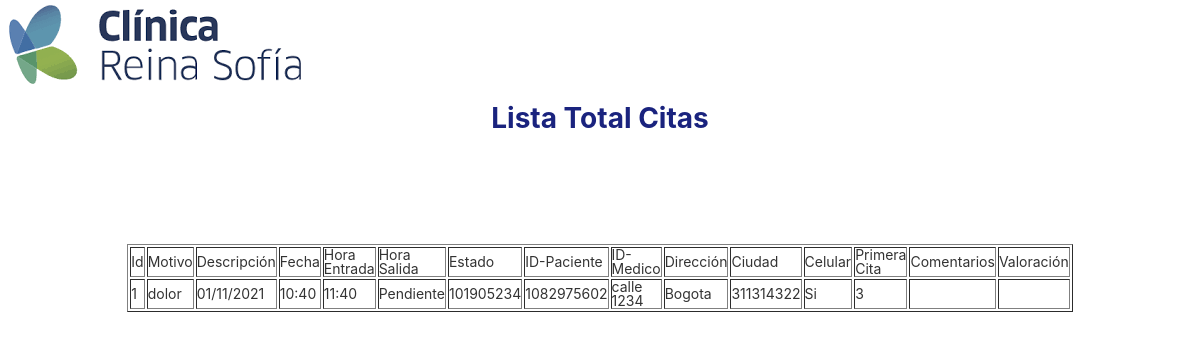
The app's page /lista-citas/ (signed in) with its own data.
### tables this page shows
CREATE TABLE Citas (id INTEGER PRIMARY KEY AUTOINCREMENT NOT NULL, motivo_cita VARCHAR (45) NOT NULL, descripcion VARCHAR (450), fecha DATE, hora_cita TIME, horario_salida DATETIME, estado VARCHAR (25) NOT NULL, id_paciente INT NOT NULL, idMedico INT, direccion VARCHAR (90) NOT NULL, ciudad VARCHAR (70) NOT NULL, celular BIGINT NOT NULL, first_time VARCHAR (5) NOT NULL, especialidad_consulta INT, comentarios VARCHAR (500), valoracion INT);

### main.py (the view)
@app.route('/lista-citas/')
@login_required_admin
def citas():
    citas = sql_select_citas()
    return render_template('listar_citas.html', citas=citas)

### db.py (called while the page is built)
def get_db():
    try:
        if 'db' not in g:
            print('conectada')
            g.db = sqlite3.connect('dbClinica.db')
        return g.db
    except Error:
        print(Error)

### main.py (called while the page is built)
def login_required_admin(view):
    @functools.wraps( view ) # toma una función utilizada en un decorador y añadir la funcionalidad de copiar el nombre de la función.
    def wrapped_viewp(**kwargsp):
        print("hola")
        if g.user_admin is None:
            return redirect( url_for( 'login' ) ) # si no tiene datos, lo envío a que se loguee
        return view( **kwargsp )
    return wrapped_viewp

@app.before_request
def cargar_paciente_registrado():
    print("entro en el before_request Paciente")
    id_usuario = session.get('id_usuario')
    if id_usuario is None:
        g.user = None
    else:
        g.user = get_db().execute(
                'SELECT id, tipo_doc, num_doc, email, password, nombre_ape, tipo_persona FROM pacientes WHERE id = ?'
                ,
                (id_usuario,)
            ).fetchone()

@app.before_request
def cargar_medico_registrado():
    print("entro en el before medico")
    id_medico = session.get('id_medico')
    if id_medico is None:
        g.user_medico = None
    else:
        g.user_medico = get_db().execute(
                'SELECT id, nombre, tipo_doc, num_doc, email, password, especialidad FROM medico WHERE id = ?'
                ,
                (id_medico,)
            ).fetchone()
    print('g.user_medico:', g.user_medico)

@app.before_request
def cargar_administrador_registrado():
    print("entro en el before_request_administrador")
    id_administrador = session.get('id_administrador')
    if id_administrador is None:
        g.user_admin = None
    else:
        g.user_admin = get_db().execute(
                'SELECT id, nombre, num_id, email, password, telefono FROM admin WHERE id = ?'
                ,
                (id_administrador,)
            ).fetchone()
    print('g.user_admin:', g.user_admin)

def sql_connection():
    try:
        conn = sqlite3.connect('dbClinica.db')
        print("¡Conexión OK!")
        return conn
    except Error:
        print(Error)

def sql_select_citas():
    sql="SELECT id, motivo_cita, fecha, hora_cita, horario_salida, estado, id_paciente, idMedico, direccion, ciudad, celular, first_time, especialidad_consulta FROM Citas"
    conn = sql_connection()
    cursorObj = conn.cursor()
    cursorObj.execute(sql)
    citas = cursorObj.fetchall()
    return citas

### templates/listar_citas.html (shortened to what this page needs)
<!DOCTYPE html>
<html lang="en">
<head>
    <link rel="stylesheet" href="/static/css/detalle_cita.css" type="text/css">
</head>
<body>
    <figure>
        <img src="/static/img/logo_reina.png" alt="Logo" class="logo"/>
    </figure>
    <center>
    <br>
    <h1>Lista Total Citas</h1>
    <br>
    <br>
    <br>
    <br>
    <br>
    <br>
    <br>
    <br>
    </center>
        <center>
        <center>
        <main>
            <table id="tabel" border="1">
                <tbody>
                <tr>
                    <td width="2">Id</td>
                    <td width="2">Motivo</td>
                    <td width="2">Descripción</td>
                    <td width="2">Fecha</td>
                    <td width="2">Hora Entrada</td>
                    <td width="2">Hora Salida</td>
                    <td width="2">Estado</td>
                    <td width="2">ID-Paciente</td>
                    <td width="2">ID-Medico</td>
                    <td width="2">Dirección</td>
                    <td width="2">Ciudad</td>
                    <td width="2">Celular</td>
                    <td width="2">Primera Cita</td>
                    <td width="2">Comentarios</td>
                    <td width="2">Valoración</td>
                </tr>
                {% for pro in citas %}
                    <tr>
                        <td width="2">{% print(pro[0]) %}</td>
                        <td width="2">{% print(pro[1]) %}</td>
                        <td width="2">{% print(pro[2]) %}</td>
                        <td width="2">{% print(pro[3]) %}</td>
                        <td width="2">{% print(pro[4]) %}</td>
                        <td width="2">{% print(pro[5]) %}</td>
                        <td width="2">{% print(pro[6]) %}</td>
                        <td width="2">{% print(pro[7]) %}</td>
                        <td width="2">{% print(pro[8]) %}</td>
                        <td width="2">{% print(pro[9]) %}</td>
                        <td width="2">{% print(pro[10]) %}</td>
                        <td width="2">{% print(pro[11]) %}</td>
                        <td width="2">{% print(pro[12]) %}</td>
                        <td width="2">{% print(pro[13]) %}</td>
                        <td width="2">{% print(pro[14]) %}</td>
                    </tr>
                {% endfor %}
                </tbody>
            </table>
        </main>
        </center>
</body>
</html>

### static/css/detalle_cita.css (style rules this page uses)
*, *::after, *::before { margin: 0; padding: 0; box-sizing: border-box; }
html { -webkit-tap-highlight-color: rgba(0,0,0,0); -webkit-text-size-adjust: 100%; }
h1 { color: #1a237e; }
body { font-family: -apple-system, BlinkMacSystemFont, 'Segoe UI', Roboto, Oxygen, Ubuntu, Cantarell, 'Open Sans', 'Helvetica Neue', sans-serif; font-size: 14px; line-height: 1; color: #333; }

### records on screen
Citas: id "1", motivo_cita "dolor", fecha "01/11/2021", hora_cita "10:40", horario_salida "11:40", estado "Pendiente", id_paciente "101905234", idMedico "1082975602", direccion "calle 1234", ciudad "Bogota", celular "311314322", first_time "Si", especialidad_consulta "3"
